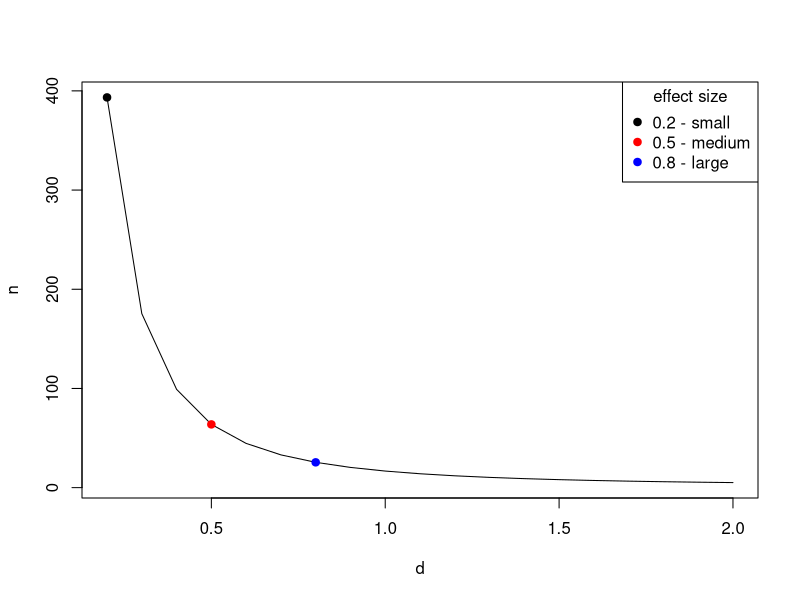
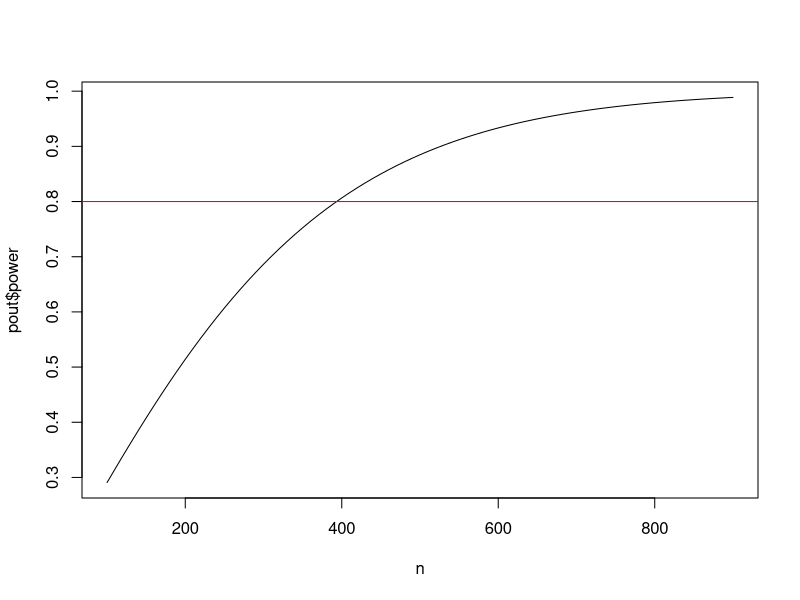
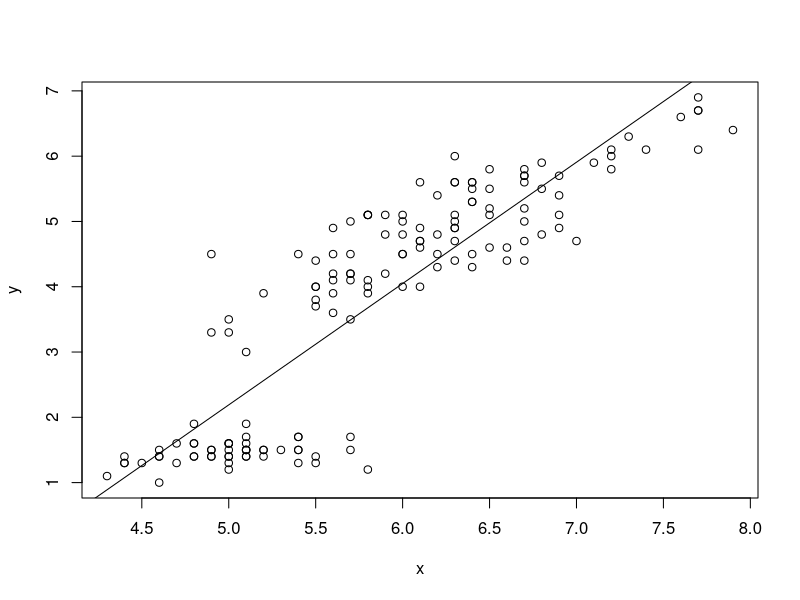
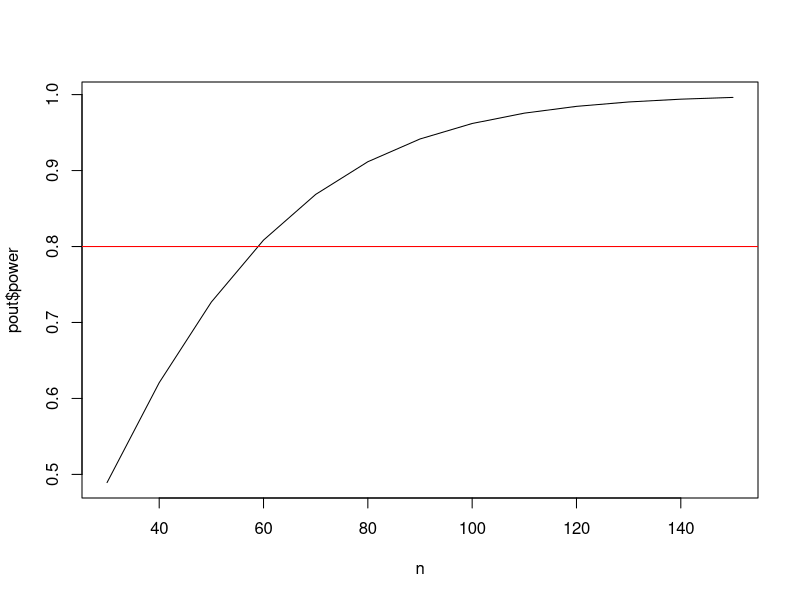
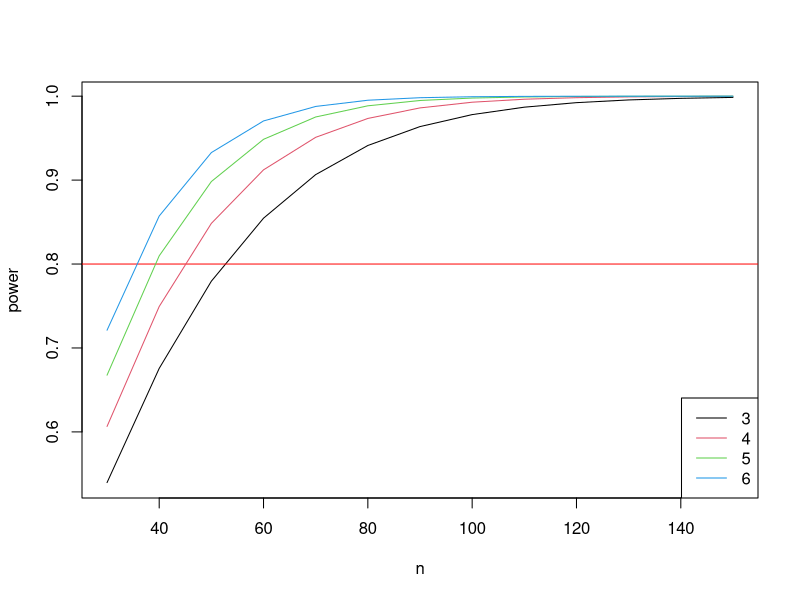

Generate these figures, in order, with R:
# Clay Ford
# Power and Sample Size Analysis
# Spring 2016
# UVa StatLab

# install.packages("pwr")
library(pwr)



# pwr.p.test --------------------------------------------------------------

# test for one proportion (ES=h) 

# When we want to test if a proportion is equal to some value. Notice the effect
# size is h. We can use the ES.h function to calculate effect size.

# This applies to our name tag example. Say we think people place name tags on 
# the left side of their chest 65% percent of the time instead of 50%. What
# sample size do we need to show this assuming a significance level (Type I
# error) of 0.05 and a desired power of 0.80?

# Our effect size is 65 - 50 = 15. But 85 - 70 = 15 as does 16 - 1. These are 
# equal differences but they result in different power and sample size results.
# Hence the need to calculate an effect size.

# Notice the different effect sizes:
ES.h(p1 = 0.65, p2 = 0.50)
ES.h(p1 = 0.85, p2 = 0.70)
ES.h(p1 = 0.16, p2 = 0.01)

# In case you're interested, the effect size is an arcsine transformation:
ES.h(p1 = 0.65, p2 = 0.50)
2*asin(sqrt(0.65)) - 2*asin(sqrt(0.50))

# Now let's find the sample size. Notice we can use the ES.h function in the
# pwr.p.test function:
pwr.p.test(h = ES.h(p1 = 0.65, p2 = 0.50), sig.level = 0.05, power = 0.80)

# Say we think people place name tags on the left 60% percent of the time instead 
# of 50%. What is the power of our test if we survey 125 people provided
# we accept a significance level (Type I error) of 0.05?

pwr.p.test(h = ES.h(p1 = 0.60, p2 = 0.50), n = 125, sig.level = 0.05)

# Notice the default is a "two.sided" test. Our test is more powerful if we're 
# willing to believe the alternative is "greater" than .50 rather than "not
# equal" to .50

pwr.p.test(h = ES.h(p1 = 0.60, p2 = 0.50), n = 125, sig.level = 0.05, 
           alternative = "greater")

# Equivalently we can think of one proportion being "less" than some value. In 
# this case we swap the order of proportions in the ES.h() function. Notice the 
# effect is negative and resulting power is the same:
pwr.p.test(h = ES.h(p1 = 0.50, p2 = 0.60), n = 125, sig.level = 0.05, 
           alternative = "less")


# Say we think people place name tags on the left 75% percent of the time instead
# of 50%. What sample size do we need to show this assuming a significance level
# (Type I error) of 0.05 and a desired power of 0.80?
pwr.p.test(h = ES.h(p1 = 0.75, p2 = 0.50), sig.level = 0.05, power = 0.80)


# pwr.2p.test -------------------------------------------------------------

# test for two proportions (ES=h) 

# We want to test if two proportions are equal. To use this function, we once
# again need to calculate effect size using ES.h().

# Let's say I randomly sample male and female UVa undergrad students and ask 
# them if they consume alcohol at least once a week. My null hypothesis is no 
# difference in the proportion that answer yes. My alternative hypothesis is 
# that there is a difference. I'd like to detect a difference as small as 5%. 
# How many students do I need to sample in each group if we want 80% power and
# 5% Type 1 error?

# 55% vs. 50%
pwr.2p.test(h = ES.h(p1 = 0.55, 0.50), sig.level = 0.05, power = .80)
# 35% vs. 30%
pwr.2p.test(h = ES.h(p1 = 0.35, 0.30), sig.level = 0.05, power = .80)

# Sample size is per group. Always round sample size up.

# Base R has a function called power.prop.test that allows you to use the raw
# proportions in the function.
power.prop.test(p1 = 0.55, p2 = 0.50, sig.level = 0.05, power = .80)
power.prop.test(p1 = 0.35, p2 = 0.30, sig.level = 0.05, power = .80)


# pwr.2p2n.test -----------------------------------------------------------

# test for two proportions (ES=h, unequal sample sizes) 

# This function allows us to calculate power when we have unequal sample sizes. 
# We can also use it to find a sample size for one group when we already have
# data for another.

# Let's return to our undergraduate survey of alcohol consumption. It turns out 
# we were able to survey 543 males and 675 females. What's the power of our
# test?

# Before we answer, let's revisit effect size. I honestly have no idea if there 
# would be a difference, or if there was, how big that difference would be.
# Let's say we're interested in being able to detect a "small" effect size.

cohen.ES(test = "p", size = "small") # 0.2
pwr.2p2n.test(h = 0.2, n1 = 543, n2 = 675, sig.level = 0.05)

# Let's say I previously surveyed 763 females and found that p% said they 
# consumed alcohol once a week. I'd like to survey some males and see if a 
# significantly different proportion respond yes. How many do I need to sample 
# to detect a small effect size in either direction with 80% power and a
# significance level of 0.05?

pwr.2p2n.test(h = 0.2, n1 = 763, power = 0.8, sig.level = 0.05)



# pwr.t.test --------------------------------------------------------------

# one sample and two samples (equal sizes) t-tests for means (ES=d) 

# The effect size d is simply the difference in population means divided by the 
# standard deviation of either population (since they are assumed equal). This 
# is sometimes called "Cohen's d". There is no function for effect size d. We
# have to calculate this ourselves.

# d = mean_1 - mean_2 / sd

# The cohen.ES function can return small, medium and large d values, which are
# 0.2, 0.5 and 0.8:
cohen.ES(test = "t", size = "small")
cohen.ES(test = "t", size = "medium")
cohen.ES(test = "t", size = "large")

# I'm interested to know if there is a difference in the mean price of what male
# and female students pay at the library coffee shop. Let's say I randomly 
# observe 30 male and 30 female students check out from the coffee shop and note
# their total purchase price. How powerful is this experiment if I want to
# detect a "small" effect?

pwr.t.test(n = 30, d = 0.2, sig.level = 0.05) # n is per group

# Not very powerful. How many do I need to observe for a test with 80% power?

pwr.t.test(d = 0.2, power = 0.80, sig.level = 0.05)

# The default alternative is "two.sided". That is, we're looking for an effect 
# in either direction. We can specify the alternative as "greater" than 0 or
# "less" than 0. 

# alternative: greater than 0
pwr.t.test(d = 0.2, power = 0.80, sig.level = 0.05, alternative = "greater")
# alternative: less than 0
pwr.t.test(d = -0.2, power = 0.80, sig.level = 0.05, alternative = "less")

# same sample size in either case.

# Let's say we want to be able to detect a difference of at least 75 cents in 
# the mean purchase price. How can we convert that to an effect size? First we 
# need to make a guess at the population standard deviation. If we have 
# absolutely no idea, one rule of thumb is to take the difference between the 
# maximum and minimum values and divide by 4. Let's say max is 10 and min is 1.
# So our guess at a standard deviation is 9/4 = 2.25. Therefore d is

d <- 0.75/2.25 # 0.333
pwr.t.test(d = d, power = 0.80, sig.level = 0.05)

# An effect size of 0.333 requires 143 per group 
# An effect size of 0.2 requires 394 per group.

# Let's see how effect size affects sample size. The results of the pwr
# functions can be saved:
pout <- pwr.t.test(d = d, power = 0.80, sig.level = 0.05)
# Then various parts can be extracted:
str(pout)
pout$n

# We can also do this directly as follows:
pwr.t.test(d = d, power = 0.80, sig.level = 0.05)$n

# Let's take advantage of that to create a plot of effect size versus required
# sample size for 80% power and 0.05 significance level:
d <- seq(0.2,2,0.1)
n <- sapply(d, function(x) pwr.t.test(d = x, power = 0.80, sig.level = 0.05)$n)
plot(d,n,type="l")
points(x = c(0.2,0.5,0.8), y = n[c(1,4,7)], pch=19, cex=1, col=c("black","red","blue"))
legend("topright", legend = c("0.2 - small","0.5 - medium","0.8 - large"), 
       col = c("black","red","blue"), 
       pch = 19, title = "effect size")

# We can see how crucial anticipated effect size is to determining sample size.

# If you don't like working with d, you can use the power.t.test function that 
# comes with base R. It allows you to specify "delta" (true difference in means)
# and "sd" (standard deviation):

power.t.test(delta = 0.75, sd = 2.25, sig.level = 0.05, power = 0.8)

# For any of the pwr functions we can provide multiple sample size values to get
# multiple power estimates. For example, let's see how power changes as we let n
# go from 100 to 300 by 25 using a "small" effect size of 0.2.

pwr.t.test(n = seq(100,300,25), d = 0.2, sig.level = 0.05)

# We can save this output and graph:
n <- seq(100,900,10)
pout <- pwr.t.test(n = n, d = 0.2, sig.level = 0.05)
plot(x = n, y = pout$power, type = "l")
abline(h = 0.8, col = "red")


# pwr.t2n.test ------------------------------------------------------------


# two samples (different sizes) t test for means (ES=d) 

# Find power for a t test with 28 in one group and 35 in the other group and a
# medium effect size. (sig.level defaults to 0.05.)
pwr.t2n.test(n1 = 28, n2 = 35, d = 0.5)

# Find n1 sample size when other group has 35, desired power is 0.80, effect 
# size is 0.5 and significance level is 0.05:
pwr.t2n.test(n2 = 35, d = 0.5, power = 0.8)



# pwr.chisq.test ----------------------------------------------------------

# chi-squared test (ES=w)

# There are two chi-square tests this function addresses:

# 1. goodness of fit test
# 2. contingency test, or test for association

# In a goodness of fit test, a single dimension of proportions is tested against
# a prespecified set of proportions which constitutes the null hypothesis. 
# Rejecting the null means we have sufficient evidence to conclude the data
# don't appear to "fit" the prespecified set of proportions.

# In a contingency test, or test of association, frequencies classified 
# simultaneously by two variables (ie, a two-way table) are tested against the 
# expected cross-classified frequences given the two variables are independent.
# Rejecting the null means the data appear to be associated in some way.

# The effect size w differs depending on the test. The pwr package provides two
# functions to calculate both versions:

# ES.w1	- goodness of fit
# ES.w2	- test for association

# In essence, the effect size w measures the discrepancy between null and 
# alternative proportions over the cells in a table. These formulas are provided
# in Chapter 7 of Cohen (1988).

# ES.w1(P0, P1)
# P0 - First set of k probabilities (null hypothesis)
# P1 - Second set of k probabilities (alternative hypothesis)

# ES.w2(P)
# P	- A two-way probability table (alternative hypothesis)

# As we can see calculating an effect size takes a bit of work. If you like, you
# can go with small, medium or large: 0.10, 0.30, 0.50

# Finally, the pwr.chisq.test requires specifying degrees of freedom (df).

# goodness of fit: df = number of cells - 1
# ES.w2: (Var1 number of categories - 1) * (Var2 number of categories - 1)

# Let's work some examples!

# (From Cohen, example 7.1) A market researcher is seeking to determine 
# preference among 4 package designs. He arranges to have a panel of 100 
# consumers. He wants to perform a chi-square goodness of fit test against the 
# null of equal preference (25% for each design) with a significance level of 
# 0.05. What's the power of the test if 3/8 of the population actually prefers
# design 1 and the remaining 5/8 are split over the other 3 designs?

# We need to create vectors of null and alternative proportions:
P0 <- rep(1/4, 4)
P1 <- c(3/8, rep((1 - 3/8)/3, 3))
# Now use them in the effect size function
ES.w1(P0,P1)
# And calculate power
pwr.chisq.test(w=ES.w1(P0,P1), N=100, df=(4-1), sig.level=0.05)

# How many subjects do we need to achieve 80% power?
pwr.chisq.test(w=ES.w1(P0,P1), df=(4-1), power=0.8, sig.level = 0.05)

# If our alternative is correct - people prefer design 1 - then we need to
# survey at least 131 people to detect this with 80% power.


# Another example: I want to see if there's an association between gender and 
# flossing teeth among UVa students. I randomly sample 100 students (male and 
# female) and ask whether or not they floss daily. I want to carry out a 
# chi-square test of association to determine if there's an association between 
# these two variables. As usual I set my significance level to 0.05. To 
# determine effect size I need to propose an alternative hypothesis, which in
# this case is a table of proportions. 

prob <- matrix(c(0.10,0.20,0.40,0.30), ncol=2, 
               dimnames = list(c("M","F"),c("Floss","No Floss")))
prob

# Even proportion of male and female, but I want to detect if at least 10% more
# females floss.

# Now use the matrix to calculate effect size:
ES.w2(prob)

# DF = (2 - 1) * (2 - 1) = 1

# And calculate power:
pwr.chisq.test(w = ES.w2(prob), N = 100, df = 1, sig.level = 0.05)

# How many students should I survey if I wish to achieve 90% power?
pwr.chisq.test(w = ES.w2(prob), power = 0.9, df = 1, sig.level = 0.05)

# Even though I constructed the matrix to show females flossing more often, the 
# results apply regardless of the direction of the association we might find. 
# With 221 people sampled and an effect of 0.218 truly present in the 
# population, we have 90% power to reject the null of no association between
# gender and flossing.

# If you don't suspect association in either direction, or you don't feel like
# building a matrix in R, you can go with a conventional effect size.

cohen.ES(test = "chisq", size = "small")
pwr.chisq.test(w = 0.1, N = 100, df = 1, sig.level = 0.05)
pwr.chisq.test(w = 0.1, power = 0.9, df = 1, sig.level = 0.05)


# pwr.r.test --------------------------------------------------------------

# correlation test (ES=r) 

# The correlation test allows us to test whether there is any linear 
# relationship between two continuous variables. In other words, can we reject
# the null hypothesis of the correlation coefficient being 0. 

# Here's an example of a linear relationship
x <- iris$Sepal.Length
y <- iris$Petal.Length
plot(x,y)

# The correlation is high. Recall correlation ranges from -1 to 1.
cor(x,y)

# We can fit a straight line to the data
lm(y ~ x)

# and draw the fitted line
abline(lm(y ~ x))

# the slope of the line is related to the correlation coefficient:
coef(lm(y ~ x))[2] # slope
cor(x, y) * sd(y)/sd(x)

# So testing if the correlation is 0 is the same as testing if the slope is 0.

# The nice thing about correlation is that it's already unitless, so we don't
# require a formula to calculate effect size.

# For what it's worth, here are suggested small, medium and large effect sizes:
cohen.ES(test = "r", size = "small")
cohen.ES(test = "r", size = "medium")
cohen.ES(test = "r", size = "large")

# Let's say I'm a web developer and I want to conduct an experiment with one of 
# my sites. I want to randomly select a group of people, ranging in age from 18 
# - 65, and time them how long it takes them to complete a task, say locate some
# piece of information. I suspect there may be a "small" positive linear
# relationship between time it takes to complete the task and age. How many
# subjects do I need to detect this relationship with 80% power and the usual
# 0.05 significance level?

pwr.r.test(r = 0.1, sig.level = 0.05, power = 0.8, alternative = "greater")

# The "arctangh transformation" approximates the normal distribution, which is 
# used in the power and sample size calculations.

# The default is a two-sided test. We specify alternative = "greater" since we 
# believe there is small positive effect. That is, our null is correlation <= 0
# vs the alternative that correlation is > 0. 

# What if I just want to detect a small effect in either direction (positive or
# negative correlation)? Use the default settings of "two.sided"
pwr.r.test(r = 0.1, sig.level = 0.05, power = 0.8, alternative = "two.sided")

# And what if I hypothesize a negative effect (decreased time as age increases)?
# We need to make the effect size negative and specify alternative = "less"
pwr.r.test(r = -0.1, sig.level = 0.05, power = 0.8, alternative = "less")

# Of course the number of subjects is the same as alternative = "greater".

# What's the power of my test if I recruit 50 people and I hypothesize a medium
# positive effect?
pwr.r.test(n = 50, r = 0.3, sig.level = 0.05, alternative = "greater")



# pwr.anova.test ----------------------------------------------------------


# test for one-way balanced anova (ES=f) 

# ANOVA, or Analysis of Variance, tests whether or not means differ between more
# than 2 groups. One-way means one explanatory variable. Balanced means we have
# equal sample size in each group. The null hypothesis is that the means are all
# equal.

# The effect size, f, for k groups is calculated as follows:

# f = sd_means / sd_populations

# Translation: standard deviation of the k means divided the common standard 
# deviation of the populations involved.

# we can think of f as the standard deviation of the k standarized means.

# pwr does not provide a function to calculate this for us, however we can use
# cohen.ES to generate small, medium and large effects:
cohen.ES(test = "anov", size = "small")
cohen.ES(test = "anov", size = "medium")
cohen.ES(test = "anov", size = "large")

# Let's say I'm a web developer and I'm interested in 3 web site designs for a 
# client. I'd like to know which design(s) help users find information fastest, 
# or which design requires the most time. I design an experiment where I have 3 
# groups of randomly selected people use one of the designs to find some piece 
# of information. (All groups look for the same information.) How many people do
# I need in each group if I believe two of the designs will take 30 seconds and 
# one will take 35 seconds? Assume population standard deviation is 10 and that
# I desire power and significance levels of 0.8 and 0.05.

# First we need our effect size.

# Cohen says to divide by k instead k - 1 when calculating the standard 
# deviation of the means. The R sd() function divides by k - 1. So to calculate
# the effect size his way, we can do the following:
gm <- c(30, 30, 35)
f1 <- sqrt((sum((gm - mean(gm))^2)/3))/10 # 0.24

# If we do it this way, we get a bigger effect size
f2 <- sd(gm)/10 # 0.29

# Both can be classified as "medium" effects.

# How do they change our sample size estimates?
pwr.anova.test(k = 3, f = f1, power = 0.80)
pwr.anova.test(k = 3, f = f2, power = 0.80)

# Quite a bit!

# what's the power of the experiment if we're able to recruit 50 people in each
# group?
pwr.anova.test(k = 3, f = f1, n = 50)
pwr.anova.test(k = 3, f = f2, n = 50)
pwr.anova.test(k = 3, f = 0.25, n = 50) # so-called "medium" effect

# Don't feel like messing with f? Try the power.anova.test function that comes 
# with base R. It allows you to specify hypothesized between group variance and 
# within group variance. Notice we have to use variance, not standard deviation!
# Again we assume the variance within groups is the same for all groups.

power.anova.test(groups = 3, between.var = var(gm), within.var = 10^2, power = 0.8)

# This gives the same result as pwr.anova.test(k = 3, f = f1, power = 0.80). The
# base R power.anova.test function doesn't require you to calculate variance
# using a divisor of k instead of k - 1.

# Again we can calculate multiple powers for various sample sizes to see
# dimishing returns for increasing sample size past a certain point.
n <- seq(30,150,10)
pout <- pwr.anova.test(k = 3, f = f1, n = n)
plot(n, pout$power, type="l")
abline(h = 0.8, col="red")

# How does the number of groups affect power and sample size given same "medium" effect?

plot(n, pwr.anova.test(k = 3, f = 0.25, n = n)$power, type="l", ylab="power")
abline(h = 0.8, col="red")
lines(n, pwr.anova.test(k = 4, f = 0.25, n = n)$power, type="l", col=2)
lines(n, pwr.anova.test(k = 5, f = 0.25, n = n)$power, type="l", col=3)
lines(n, pwr.anova.test(k = 6, f = 0.25, n = n)$power, type="l", col=4)
legend("bottomright", legend = 3:6, col = 1:4, lty = 1)


# pwr.f2.test -------------------------------------------------------------

# test for the general linear model (ES=f2) 

# By "general linear model" we basically mean multiple regression. This is a 
# little tricky to use because not only do we have to supply an "effect size" 
# (f2), we also have to supply numerator (u) and denominator (v) degrees of 
# freedom instead of sample size. These last two refer to the F test that tests 
# whether all the model coefficients (except the intercept) are 0. We can also 
# think of this as a test that the proportion of variance explained by the model
# predictors is 0. 

# Example of F test. Regress stack loss on all variables in stackloss. Results
# of F test are last line in summary
summary(lm(stack.loss ~ ., data=stackloss))

# Multiple R-squared:  0.9136
# F-statistic:  59.9 on 3 and 17 DF,  p-value: 3.016e-09

# u = 3 (numerator DF)
# v = 17 (denominator DF)

# u is simply the number of coefficients you'll have in your model (again, minus
# the intercept).

# v is the number of error degrees of freedom. It equals n - u - 1. So if we
# want to determine sample size for a given power and effect size, we actually
# find v, which we then use to solve n = v + u + 1.


# The effect size is determined as follows:

# f2 = PV_s / PV_e

# where PV_s = proportion of variance explained by the predictors (signal) and
# PV_e = proportion of variance unexplained (error or noise)

# Another way to express this is 

# f2 = R-squared / (1 - R-squared)

# Where R-squared is the coefficient of determination, R^2. Also described as
# the "proportion of variance explained".

# To determine your effect size you hypothesize the proportion of variance your
# model explains, or the R-squared. For example, 0.45. This leads to an effect size of
0.45/(1 - 0.45) # 0.81

# It should be noted we can reverse this. Given an effect size, we can determine
# R-squared as ES / (1 + ES)
0.81/(1 + 0.81) # 0.45

# Again we have suggested small, medium and large effect sizes:

cohen.ES(test = "f2", size = "small") # 0.02
# R-squared:
0.02/(1 + 0.02) # 0.019

cohen.ES(test = "f2", size = "medium") # 0.15
# R-squared:
0.15/(1 + 0.15) # 0.130

cohen.ES(test = "f2", size = "large") # 0.35
# R-squared:
0.35/(1 + 0.35) # 0.259

# Obviously these are debatable!

# Let's say I'm a web developer and I want to conduct an experiment with one of 
# my sites. I want to randomly select a group of people, ranging in age from 18 
# - 65, and time them how long it takes them to complete a task, say locate some
# piece of information. I know there will be variability in the observed times. 
# I think age, gender and years of education may explain this variability. How 
# powerful is my experiment if I recruit 40 subjects and I want to be able to 
# detect at least 30% explained variance (R^2 = .30) with a 0.05 significance 
# level?

pwr.f2.test(u = 3, v = 40 - 3 - 1, f2 = 0.3/(1 - 0.3), sig.level = 0.05)

# How many subjects do I need if I want to be able to detect at least 30%
# explained variance (R^ = .30) with 80% power and the usual 0.05 significance
# level? We have to find v and than derive n.

nout <- pwr.f2.test(u = 3, f2 = 0.3/(1 - 0.3), sig.level = 0.05, power = 0.8)
nout
# Just see v
nout$v
# find n = v + u + 1
ceiling(nout$v) + nout$u + 1

# It's important to note that the alternative hypothesis here is that at least 
# one of the coefficients in my model is not 0. This doesn't mean we need at 
# least 30 subjects to have all coefficients significant. It just means 30 
# subjects gives us 80% chance of correctly detecting the effect of at least one
# of our predictors, provided one or more truly affect our response.


# It's worth noting ANOVA is just special cases of a linear model. Observe:

# One way ANOVA power calculation for 3 groups of 50:
pwr.anova.test(k = 3, f = 0.24, n = 50)

# linear model power calculation for one categorical predictor with 3 levels:
pwr.f2.test(u = 2, v = 3*50 - 2 - 1, f2 = 0.24^2, sig.level = 0.05)

# u = 2 because a linear model with a 3-level categorical predictor will only
# have 2 coefficients. v = 147 because 147 = 3*50 - 2 - 1.

# Back to presentation

# Sample size for estimates -----------------------------------------------
